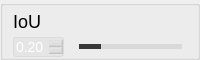
                  <widget class="QGroupBox" name="groupBox_4">
                   <property name="minimumSize">
                    <size>
                     <width>0</width>
                     <height>60</height>
                    </size>
                   </property>
                   <property name="maximumSize">
                    <size>
                     <width>16777215</width>
                     <height>60</height>
                    </size>
                   </property>
                   <property name="styleSheet">
                    <string notr="true">#groupBox_4{
border:none;
}</string>
                   </property>
                   <property name="title">
                    <string/>
                   </property>
                   <layout class="QVBoxLayout" name="verticalLayout_6">
                    <property name="spacing">
                     <number>0</number>
                    </property>
                    <property name="leftMargin">
                     <number>10</number>
                    </property>
                    <property name="topMargin">
                     <number>0</number>
                    </property>
                    <property name="rightMargin">
                     <number>10</number>
                    </property>
                    <property name="bottomMargin">
                     <number>0</number>
                    </property>
                    <item>
                     <widget class="QLabel" name="label_8">
                      <property name="styleSheet">
                       <string notr="true">font-size:18px;</string>
                      </property>
                      <property name="text">
                       <string>IoU</string>
                      </property>
                     </widget>
                    </item>
                    <item>
                     <layout class="QHBoxLayout" name="horizontalLayout_10">
                      <property name="spacing">
                       <number>10</number>
                      </property>
                      <property name="leftMargin">
                       <number>0</number>
                      </property>
                      <property name="rightMargin">
                       <number>0</number>
                      </property>
                      <item>
                       <widget class="QDoubleSpinBox" name="iouSpinBox">
                        <property name="styleSheet">
                         <string notr="true">QDoubleSpinBox{
background:rgba(200, 200, 200,50);
color:white;
font-size: 14px;
font-family: &quot;Microsoft YaHei UI&quot;;
border-style: solid;
border-width: 1px;
border-color: rgba(200, 200, 200,100);
border-radius: 3px;}

QDoubleSpinBox::down-button{
background:rgba(200, 200, 200,0);
border-image: url(:/images/icon/箭头_列表展开.png);}
QDoubleSpinBox::down-button::hover{
background:rgba(200, 200, 200,100);
border-image: url(:/images/icon/箭头_列表展开.png);}

QDoubleSpinBox::up-button{
background:rgba(200, 200, 200,0);
border-image: url(:/images/icon/箭头_列表收起.png);}
QDoubleSpinBox::up-button::hover{
background:rgba(200, 200, 200,100);
border-image: url(:/images/icon/箭头_列表收起.png);}
</string>
                        </property>
                        <property name="maximum">
                         <double>1.000000000000000</double>
                        </property>
                        <property name="singleStep">
                         <double>0.010000000000000</double>
                        </property>
                        <property name="value">
                         <double>0.200000000000000</double>
                        </property>
                       </widget>
                      </item>
                      <item>
                       <widget class="QSlider" name="iouSlider">
                        <property name="styleSheet">
                         <string notr="true">QSlider{
border-color: #bcbcbc;
color:#d9d9d9;
}
QSlider::groove:horizontal {                                
     border: 1px solid #999999;                             
     height: 3px;                                           
    margin: 0px 0;                                         
     left: 5px; right: 5px; 
 }
QSlider::handle:horizontal {                               
     border: 0px ; 
     border-image:url(:/images/icon/圆.png);
	 width:16px;
     margin: -7px -7px -7px -7px;                  
} 
QSlider::add-page:horizontal{
background: qlineargradient(spread:pad, x1:0, y1:1, x2:0, y2:0, stop:0 #d9d9d9, stop:0.25 #d9d9d9, stop:0.5 #d9d9d9, stop:1 #d9d9d9); 

}
QSlider::sub-page:horizontal{                               
 background: qlineargradient(spread:pad, x1:0, y1:1, x2:0, y2:0, stop:0 #373737, stop:0.25 #373737, stop:0.5 #373737, stop:1 #373737);                     
}</string>
                        </property>
                        <property name="maximum">
                         <number>100</number>
                        </property>
                        <property name="value">
                         <number>20</number>
                        </property>
                        <property name="orientation">
                         <enum>Qt::Horizontal</enum>
                        </property>
                       </widget>
                      </item>
                     </layout>
                    </item>
                   </layout>
                  </widget>
